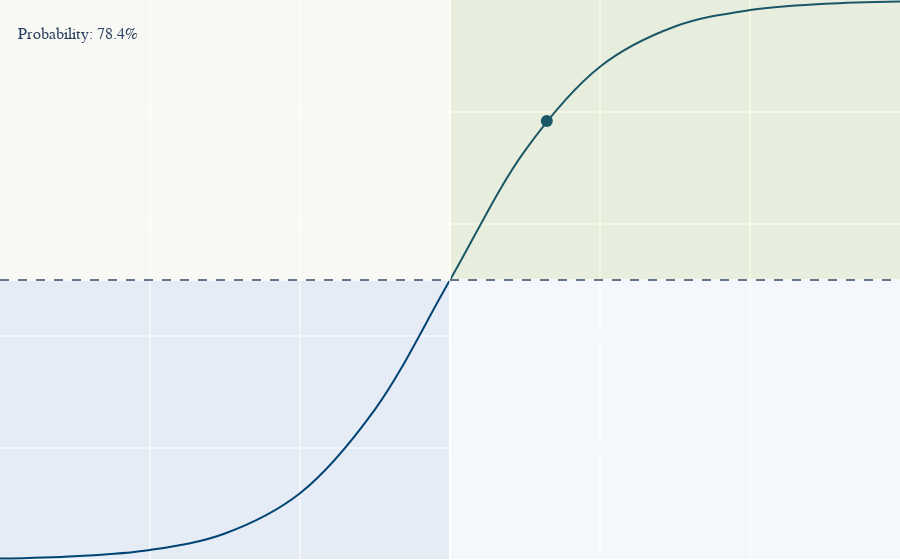

The cell this chart's notebook holds for it:
### Code cell
prediction.plot_confidence(call_display=False).update_layout(
    title_x   = 0.02
    , title_y = 0.95
    , title   = dict(
        font=dict(size=16)
    )
)

### Figure 1 — Plotly figure (JSON) as saved in the notebook; plotly's stock layout.template omitted (floating-point values rounded to 4 significant figures)
{"data": [{"hoverinfo": "skip", "legendgroup": "", "line": {"color": "#004473", "dash": "solid", "shape": "spline", "width": 2}, "marker": {"symbol": "circle"}, "mode": "lines", "name": "", "orientation": "v", "showlegend": false, "type": "scatter", "x": [-6, -5, -4, -3, -2, -1, 0, 1, 2, 3, 4, 5, 6], "xaxis": "x", "y": [0.002473, 0.006693, 0.01799, 0.04743, 0.1192, 0.2689, 0.5, 0.7311, 0.8808, 0.9526, 0.982, 0.9933, 0.9975], "yaxis": "y"}, {"hovertemplate": "Logit(Probability)=%{x}<br>Probability=%{y}<extra></extra>", "legendgroup": "", "line": {"color": "#636efa", "dash": "solid"}, "marker": {"color": "#004473", "size": 12, "symbol": "circle"}, "mode": "markers", "name": "", "orientation": "v", "showlegend": false, "type": "scatter", "x": [1.291], "xaxis": "x", "y": [0.784], "yaxis": "y"}], "layout": {"autosize": true, "font": {"family": "Abel, Avenir", "size": 14}, "hoverlabel": {"font": {"family": "Abel, Avenir", "size": 15}}, "legend": {"tracegroupgap": 0}, "margin": {"b": 0, "l": 0, "r": 0, "t": 0}, "shapes": [{"fillcolor": "yellow", "line": {"width": 0}, "opacity": 0.1, "type": "rect", "x0": 0, "x1": 1, "xref": "x domain", "y0": 0.5, "y1": 1, "yref": "y"}, {"fillcolor": "white", "line": {"color": "white"}, "opacity": 0.7, "type": "rect", "x0": 0, "x1": -6, "y0": 0.5, "y1": 1}, {"fillcolor": "white", "line": {"color": "white"}, "opacity": 0.6, "type": "rect", "x0": 0, "x1": 6, "y0": 0.5, "y1": 0}, {"fillcolor": "gray", "line": {"dash": "dash"}, "opacity": 0.7, "type": "line", "x0": 0, "x1": 1, "xref": "x domain", "y0": 0.5, "y1": 0.5, "yref": "y"}], "title": {"font": {"family": "Abel, Avenir", "size": 16}, "text": "Probability: 78.4%", "x": 0.02, "y": 0.95}, "xaxis": {"anchor": "y", "domain": [0, 1], "range": [-6, 6], "showticklabels": false, "title": {}, "type": "linear"}, "yaxis": {"anchor": "x", "domain": [0, 1], "range": [0, 1], "showticklabels": false, "title": {}, "type": "linear"}}}
